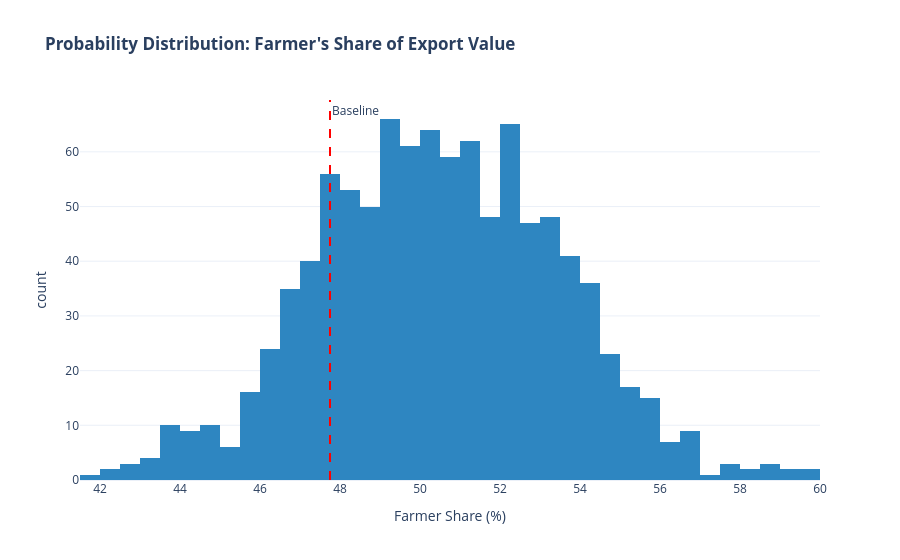

This figure's notebook cell:
### Markdown cell above
#### Visualizing the Value at Risk

### Code cell
fig = px.histogram(sim_df, x="farmer_share", 
                   title="<b>Probability Distribution: Farmer's Share of Export Value</b>",
                   labels={'farmer_share': 'Farmer Share (%)'},
                   nbins=50,
                   color_discrete_sequence=['#2E86C1'])

# Add a vertical line for 47.75% baseline
fig.add_vline(x=47.75, line_dash="dash", line_color="red", 
              annotation_text="Baseline")

fig.update_layout(template="plotly_white", showlegend=False)
fig.show()

### Figure 1 — Plotly figure (JSON) as saved in the notebook; plotly's stock layout.template omitted (floating-point values rounded to 4 significant figures; data arrays with more than 128 entries replaced by an {"elided": "..."} marker saying what was removed)
{"data": [{"bingroup": "x", "hovertemplate": "Farmer Share (%)=%{x}<br>count=%{y}<extra></extra>", "legendgroup": "", "marker": {"color": "#2E86C1", "pattern": {"shape": ""}}, "name": "", "nbinsx": 50, "orientation": "v", "showlegend": false, "type": "histogram", "x": {"elided": "1000 float values"}, "xaxis": "x", "yaxis": "y"}], "layout": {"annotations": [{"showarrow": false, "text": "Baseline", "x": 47.75, "xanchor": "left", "xref": "x", "y": 1, "yanchor": "top", "yref": "y domain"}], "barmode": "relative", "legend": {"tracegroupgap": 0}, "shapes": [{"line": {"color": "red", "dash": "dash"}, "type": "line", "x0": 47.75, "x1": 47.75, "xref": "x", "y0": 0, "y1": 1, "yref": "y domain"}], "showlegend": false, "title": {"text": "<b>Probability Distribution: Farmer's Share of Export Value</b>"}, "xaxis": {"anchor": "y", "domain": [0, 1], "title": {"text": "Farmer Share (%)"}}, "yaxis": {"anchor": "x", "domain": [0, 1], "title": {"text": "count"}}}}
